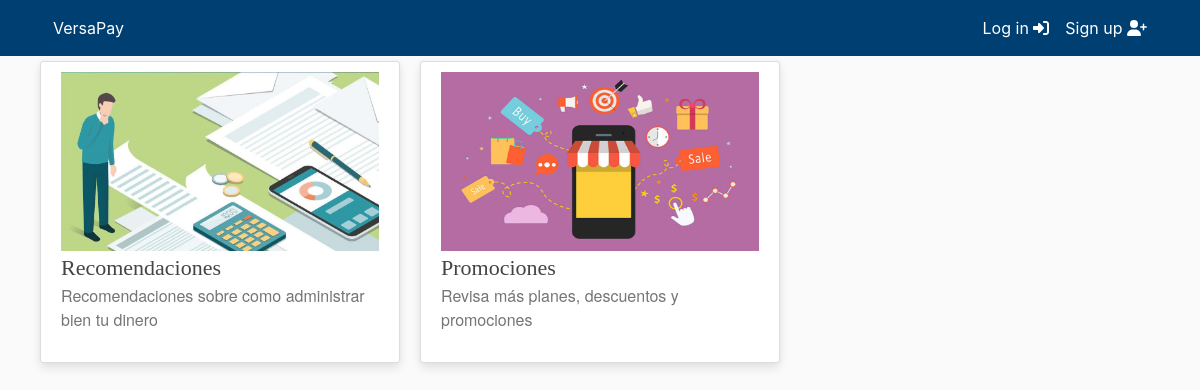
The page / on the database its author committed.
### main/models.py (models this page shows, shortened)
class ArticleSeries(models.Model):
    def image_upload_to(self, instance=None):
        if instance:
            return os.path.join('ArticleSeries', slugify(self.slug), instance)
        return None
    title = models.CharField(max_length=200)
    subtitle = models.CharField(max_length=200, default="", blank=True)
    slug = models.SlugField("Series slug", null=False, blank=False, unique=True)
    published = models.DateTimeField("Date published", default=timezone.now)
    author = models.ForeignKey(get_user_model(), default=1, on_delete=models.SET_DEFAULT)
    image = models.ImageField(default='default/no_image.jpg', upload_to=image_upload_to, max_length=255)
    class Meta:
        verbose_name_plural = "Series"
        ordering = ['-published']

### main/views.py (the view)
# urls.py: path("", views.homepage, name = "homepage"),
def homepage(request):
    matching_series = ArticleSeries.objects.all()
    return render(request=request,
                  template_name='main/home.html',
                  context={"objects": matching_series}
                  )

### main/templates/main/home.html
{% extends "main/header.html" %}
{% block content %}
    <div class="row display-flex justify-content-start">
    {% for object in objects %}
        <div class="col-lg-4 col-md-6 col-sm-12 mobiledevice">
            <article class="media content-section customhover" style="height: 95%;">
                <div class="media-body">
                    <a href="/{{object.slug}}">
                        <div class="aspect-ratio-box">
                            <img class="img-fluid" src="{{ object.image.url }}">
                        </div>
                    </a>
                    <div>
                        <a class="article-title line-clamp-2 title-style" style="font-size: 22px" href="/{{object.slug}}">
                            {{ object.title }}
                        </a>
                        <a href="/{{object.slug}}" style="text-decoration: none;">
                            <p class="article-content line-clamp-5 subtitle-style">{{ object.subtitle }}</p>
                        </a>
                    </div>
                </div>
            </article>
        </div>
    {% endfor %}
    </div>
{% endblock content %}

### main/static/main/main.css (style rules this page uses)
:root { --footercolor: #003F72; --navbarcolor: #003F72; --btncolor: #003F72; --socialcolor: #003F72; --brightText: #ffffff; }
body { background: #fafafa; }
.content-section { background: #ffffff; padding: 10px 20px; border: 1px solid #dddddd; border-radius: 3px; margin-bottom: 20px; }
.article-title { color: #444444; }
.article-content { white-space: pre-line; }
.row.display-flex { display: flex; flex-wrap: wrap; }
.row.display-flex > [class*='col-'] { flex-grow: 1; }
.customhover { background: #fff; box-shadow: 0 6px 10px rgba(0,0,0,.08), 0 0 6px rgba(0,0,0,.05); transition: .3s transform cubic-bezier(.155,1.105,.295,1.12),.3s box-shadow,.3s -webkit-transform cubic-bezier(.155,1.105,.295,1.12); cursor: pointer; }
@media screen and (min-width: 600px) { .mobiledevice { padding-left: 10px; padding-right: 10px; } }
.title-style { font-family: fell, Georgia, Cambria, 'Times New Roman', Times, serif !important; }
.subtitle-style { font-family: sohne, 'Helvetica Neue', Helvetica, Arial, sans-serif !important; color: rgba(117, 117, 117, 1) !important; }
.aspect-ratio-box { position: relative; }
.aspect-ratio-box::after { display: block; content: ''; padding-bottom: 56.25%; }
.aspect-ratio-box img { position: absolute; left: 0; right: 0; width: 100%; height: 100%; }

### rows shown on the page
ArticleSeries: image (picture), title "Recomendaciones", subtitle "Recomendaciones sobre como administrar bien tu dinero"
ArticleSeries: image (picture), title "Promociones", subtitle "Revisa más planes, descuentos y promociones"
